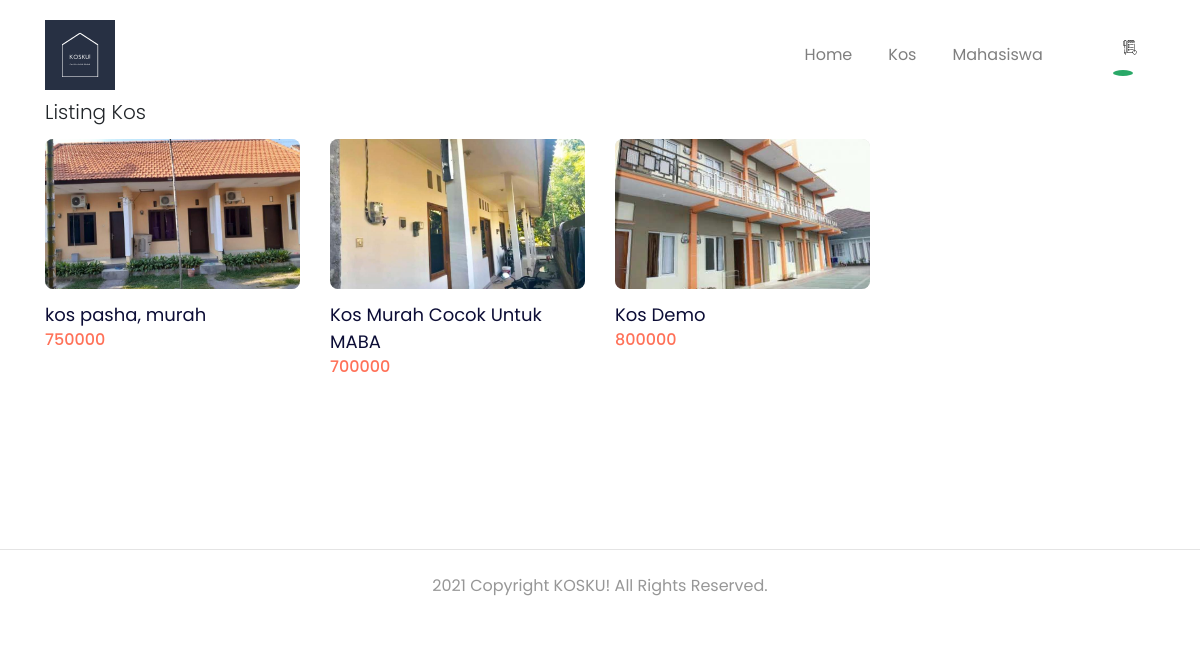
The page /kos-mahasiswa.php (signed in) on the database its author committed.
### tables this page shows
CREATE TABLE `kos` (
  `id_kos` int(11) NOT NULL,
  `id_pemilik_kos` int(11) NOT NULL,
  `title` varchar(100) NOT NULL,
  `price` int(11) NOT NULL,
  `description` text NOT NULL,
  `id_location` int(11) NOT NULL
);

### functions.php (called while the page is built, shortened)
<?php
    $db = mysqli_connect("localhost", "root", "", "kosku");
    function query($query){
        global $db;
        $result = mysqli_query($db, $query);
        $rows = [];
        while($row = mysqli_fetch_assoc($result)){
            $rows[] = $row;
        }
        return $rows;
    }
?>

### template/_kos-newlist.php (the view, shortened to what this page needs)
<section class="store-new-products">
        <div class="container">
          <div class="row">
            <div class="col-12" data-aos="fade-up">
              <h5>Listing Kos</h5>
            </div>
          </div>
          <div class="row">
          <?php foreach ($kosdata as $rowkos) : ?>
            <div
              class="col-6 col-md-4 col-lg-3"
              data-aos="fade-up"
              data-aos-delay="100"
            >
              <a class="component-products d-block" href="details.php?id_kos=<?= $rowkos["id_kos"]; ?>">
                <div class="products-thumbnail">
                  <div
                    class="products-image"
                    style="
                      background-image: url('images/kos/<?php echo $rowkos['picture'];?>');
                    "
                  ></div>
                </div>
                <div class="products-text">
                  <?php echo $rowkos['title'];?>
                </div>
                <div class="products-price">
                  <?php echo $rowkos['price'];?>
                </div>
              </a>
            </div>
          <?php endforeach; ?>
          </div>
        </div>
      </section>

### rows shown on the page
kos: shows a picture, title "kos pasha, murah", price "750000"
kos: shows a picture, title "Kos Murah Cocok Untuk MABA", price "700000"
kos: shows a picture, title "Kos Demo", price "800000"
